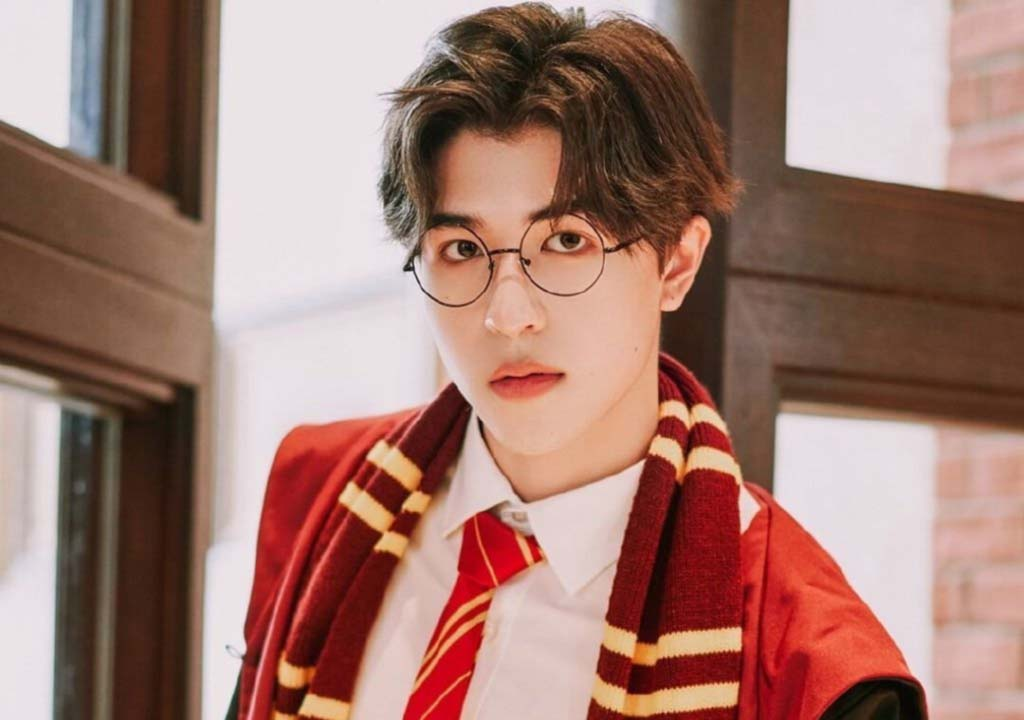
#> input picture Activity/Activity#2/harry.jpg, 1024 x 720 px
$ jupyter execute image_processing_activity2.3.ipynb
#> lines starting #> are read from the running program, lines starting #| are printed output that depends on the picture
[cell 1]
import cv2
import numpy as np
import matplotlib.pyplot as plt

#2.3

[cell 2]
image = cv2.imread("harry.jpg")
#> image is the input picture: shape (720, 1024, 3); mean B, G, R 113, 123, 161.8

#Reduced size
scale = 0.5
width = int((image.shape[1])* scale)
#> width = 512
height = int((image.shape[0])* scale)
#> height = 360
re_img = cv2.resize(image,(width,height))

#BGR to RGB
img_rgb = cv2.cvtColor(re_img, cv2.COLOR_BGR2RGB)

#create mask
mask = np.zeros(img_rgb.shape, dtype=np.uint8)

start_point = (125, 240)
end_point = (375, 50)
color = (255,255,255)
thickness = -1
mask = cv2.rectangle(mask, start_point, end_point, color, thickness)

#Bitwise AND
result = cv2.bitwise_and(img_rgb,mask)
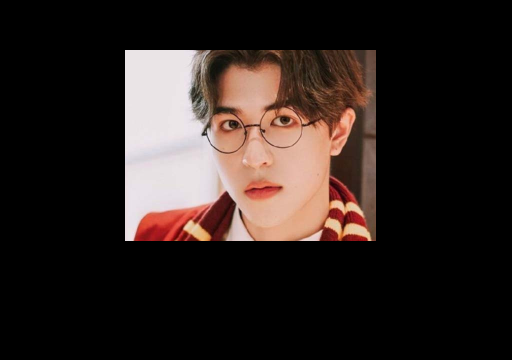
#> result: shape (360, 512, 3); mean R, G, B 45.8, 35.9, 32.6

fig, ax = plt.subplots(1, 3, figsize=(10,3))

ax[0].set_title("Original")
ax[0].imshow(img_rgb)

ax[1].set_title("Image Mask")
ax[1].imshow(mask,cmap="gray")

ax[2].set_title("Bitwise_AND() result")
ax[2].imshow(result)

plt.tight_layout()
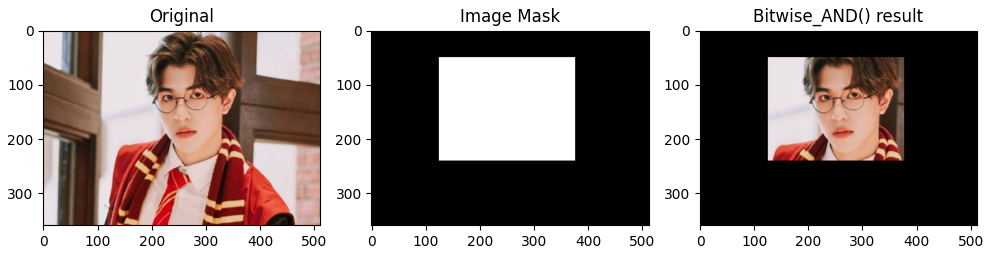
#> figure drawn by matplotlib, 3 panels

$ run again, with Activity/Activity#2/threebear.jpg copied over Activity/Activity#2/harry.jpg
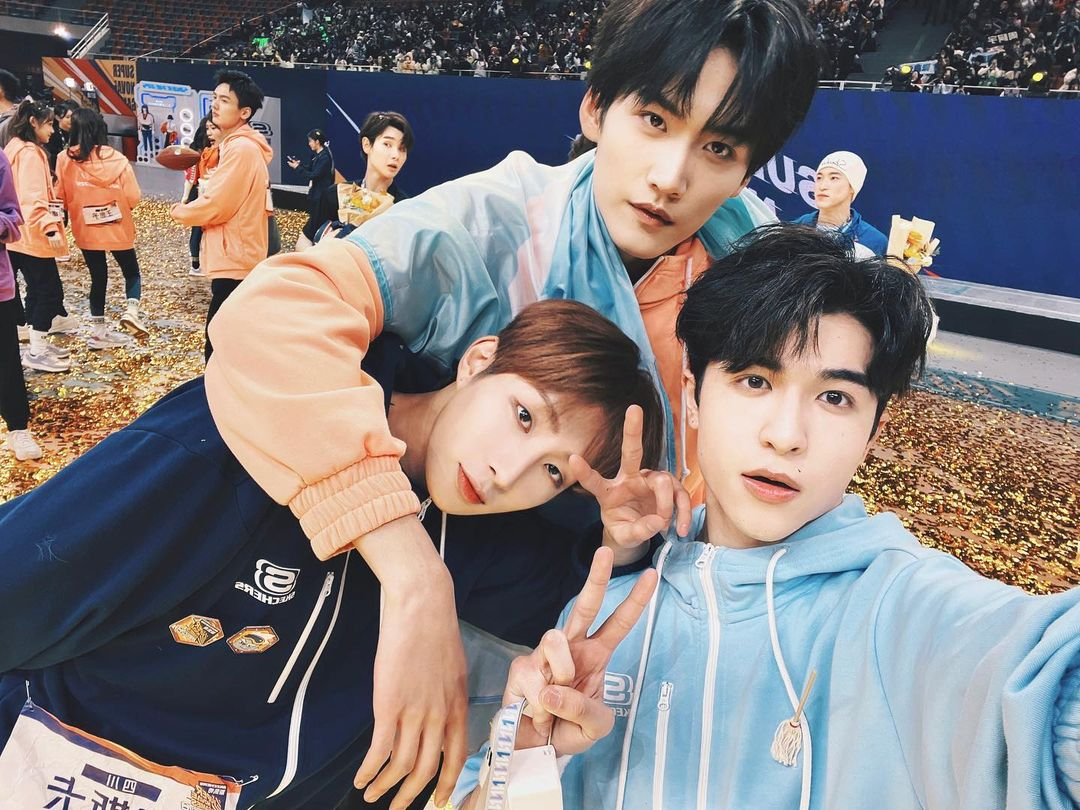
#> input picture Activity/Activity#2/threebear.jpg, 1080 x 810 px
#> image is the input picture: shape (810, 1080, 3); mean B, G, R 122.3, 121.5, 128.5
#> `result = cv2.bitwise_and(img_rgb,mask)`:
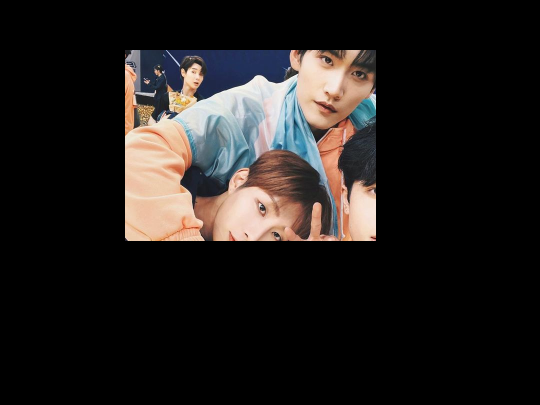
#> result: shape (405, 540, 3); mean R, G, B 34.2, 30.4, 28.8
#> `[cell 2] image = cv2.imread("harry.jpg")  #Reduced size scale = 0.5 wi..`:
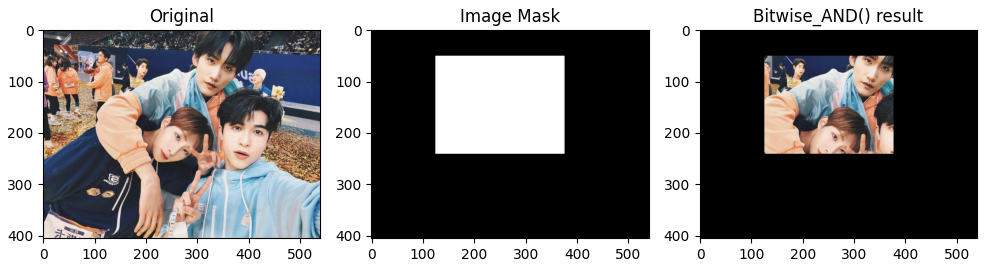
#> figure drawn by matplotlib, 3 panels
